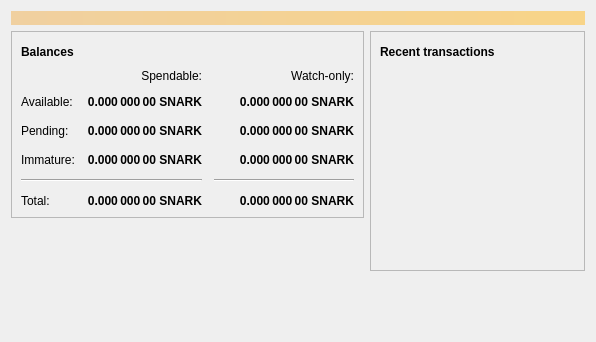
<?xml version="1.0" encoding="UTF-8"?>
<ui version="4.0">
 <class>OverviewPage</class>
 <widget class="QWidget" name="OverviewPage">
  <property name="geometry">
   <rect>
    <x>0</x>
    <y>0</y>
    <width>596</width>
    <height>342</height>
   </rect>
  </property>
  <property name="windowTitle">
   <string>Form</string>
  </property>
  <layout class="QVBoxLayout" name="topLayout">
   <item>
    <widget class="QLabel" name="labelAlerts">
     <property name="visible">
      <bool>false</bool>
     </property>
     <property name="styleSheet">
      <string notr="true">QLabel { background-color: qlineargradient(x1: 0, y1: 0, x2: 1, y2: 0, stop:0 #F0D0A0, stop:1 #F8D488); color:#000000; }</string>
     </property>
     <property name="wordWrap">
      <bool>true</bool>
     </property>
     <property name="margin">
      <number>3</number>
     </property>
     <property name="textInteractionFlags">
      <set>Qt::TextSelectableByMouse</set>
     </property>
    </widget>
   </item>
   <item>
    <layout class="QHBoxLayout" name="horizontalLayout" stretch="1,1">
     <item>
      <layout class="QVBoxLayout" name="verticalLayout_2">
       <item>
        <widget class="QFrame" name="frame">
         <property name="frameShape">
          <enum>QFrame::StyledPanel</enum>
         </property>
         <property name="frameShadow">
          <enum>QFrame::Raised</enum>
         </property>
         <layout class="QVBoxLayout" name="verticalLayout_4">
          <item>
           <layout class="QHBoxLayout" name="horizontalLayout_4">
            <item>
             <widget class="QLabel" name="label_5">
              <property name="font">
               <font>
                <weight>75</weight>
                <bold>true</bold>
               </font>
              </property>
              <property name="text">
               <string>Balances</string>
              </property>
             </widget>
            </item>
            <item>
             <widget class="QPushButton" name="labelWalletStatus">
              <property name="enabled">
               <bool>true</bool>
              </property>
              <property name="maximumSize">
               <size>
                <width>30</width>
                <height>16777215</height>
               </size>
              </property>
              <property name="toolTip">
               <string>The displayed information may be out of date. Your wallet automatically synchronizes with the Snarkcoin network after a connection is established, but this process has not completed yet.</string>
              </property>
              <property name="text">
               <string/>
              </property>
              <property name="icon">
               <iconset resource="../bitcoin.qrc">
                <normaloff>:/icons/warning</normaloff>
                <disabledoff>:/icons/warning</disabledoff>:/icons/warning</iconset>
              </property>
              <property name="iconSize">
               <size>
                <width>24</width>
                <height>24</height>
               </size>
              </property>
              <property name="flat">
               <bool>true</bool>
              </property>
             </widget>
            </item>
            <item>
             <spacer name="horizontalSpacer_3">
              <property name="orientation">
               <enum>Qt::Horizontal</enum>
              </property>
              <property name="sizeHint" stdset="0">
               <size>
                <width>40</width>
                <height>20</height>
               </size>
              </property>
             </spacer>
            </item>
           </layout>
          </item>
          <item>
           <layout class="QGridLayout" name="gridLayout">
            <property name="spacing">
             <number>12</number>
            </property>
            <item row="2" column="2">
             <widget class="QLabel" name="labelWatchPending">
              <property name="font">
               <font>
                <weight>75</weight>
                <bold>true</bold>
               </font>
              </property>
              <property name="cursor">
               <cursorShape>IBeamCursor</cursorShape>
              </property>
              <property name="toolTip">
               <string>Unconfirmed transactions to watch-only addresses</string>
              </property>
              <property name="text">
               <string notr="true">0.000 000 00 SNARK</string>
              </property>
              <property name="alignment">
               <set>Qt::AlignRight|Qt::AlignTrailing|Qt::AlignVCenter</set>
              </property>
              <property name="textInteractionFlags">
               <set>Qt::LinksAccessibleByMouse|Qt::TextSelectableByKeyboard|Qt::TextSelectableByMouse</set>
              </property>
             </widget>
            </item>
            <item row="2" column="1">
             <widget class="QLabel" name="labelUnconfirmed">
              <property name="font">
               <font>
                <weight>75</weight>
                <bold>true</bold>
               </font>
              </property>
              <property name="cursor">
               <cursorShape>IBeamCursor</cursorShape>
              </property>
              <property name="toolTip">
               <string>Total of transactions that have yet to be confirmed, and do not yet count toward the spendable balance</string>
              </property>
              <property name="text">
               <string notr="true">0.000 000 00 SNARK</string>
              </property>
              <property name="alignment">
               <set>Qt::AlignRight|Qt::AlignTrailing|Qt::AlignVCenter</set>
              </property>
              <property name="textInteractionFlags">
               <set>Qt::LinksAccessibleByMouse|Qt::TextSelectableByKeyboard|Qt::TextSelectableByMouse</set>
              </property>
             </widget>
            </item>
            <item row="3" column="2">
             <widget class="QLabel" name="labelWatchImmature">
              <property name="font">
               <font>
                <weight>75</weight>
                <bold>true</bold>
               </font>
              </property>
              <property name="cursor">
               <cursorShape>IBeamCursor</cursorShape>
              </property>
              <property name="toolTip">
               <string>Mined balance in watch-only addresses that has not yet matured</string>
              </property>
              <property name="text">
               <string notr="true">0.000 000 00 SNARK</string>
              </property>
              <property name="alignment">
               <set>Qt::AlignRight|Qt::AlignTrailing|Qt::AlignVCenter</set>
              </property>
              <property name="textInteractionFlags">
               <set>Qt::LinksAccessibleByMouse|Qt::TextSelectableByKeyboard|Qt::TextSelectableByMouse</set>
              </property>
             </widget>
            </item>
            <item row="4" column="0" colspan="2">
             <widget class="Line" name="line">
              <property name="orientation">
               <enum>Qt::Horizontal</enum>
              </property>
             </widget>
            </item>
            <item row="4" column="2">
             <widget class="Line" name="lineWatchBalance">
              <property name="sizePolicy">
               <sizepolicy hsizetype="Preferred" vsizetype="Fixed">
                <horstretch>0</horstretch>
                <verstretch>0</verstretch>
               </sizepolicy>
              </property>
              <property name="minimumSize">
               <size>
                <width>140</width>
                <height>0</height>
               </size>
              </property>
              <property name="orientation">
               <enum>Qt::Horizontal</enum>
              </property>
             </widget>
            </item>
            <item row="5" column="0">
             <widget class="QLabel" name="labelTotalText">
              <property name="text">
               <string>Total:</string>
              </property>
             </widget>
            </item>
            <item row="3" column="1">
             <widget class="QLabel" name="labelImmature">
              <property name="font">
               <font>
                <weight>75</weight>
                <bold>true</bold>
               </font>
              </property>
              <property name="cursor">
               <cursorShape>IBeamCursor</cursorShape>
              </property>
              <property name="toolTip">
               <string>Mined balance that has not yet matured</string>
              </property>
              <property name="text">
               <string notr="true">0.000 000 00 SNARK</string>
              </property>
              <property name="alignment">
               <set>Qt::AlignRight|Qt::AlignTrailing|Qt::AlignVCenter</set>
              </property>
              <property name="textInteractionFlags">
               <set>Qt::LinksAccessibleByMouse|Qt::TextSelectableByKeyboard|Qt::TextSelectableByMouse</set>
              </property>
             </widget>
            </item>
            <item row="2" column="3">
             <spacer name="horizontalSpacer_2">
              <property name="orientation">
               <enum>Qt::Horizontal</enum>
              </property>
              <property name="sizeHint" stdset="0">
               <size>
                <width>40</width>
                <height>20</height>
               </size>
              </property>
             </spacer>
            </item>
            <item row="3" column="0">
             <widget class="QLabel" name="labelImmatureText">
              <property name="text">
               <string>Immature:</string>
              </property>
             </widget>
            </item>
            <item row="5" column="1">
             <widget class="QLabel" name="labelTotal">
              <property name="font">
               <font>
                <weight>75</weight>
                <bold>true</bold>
               </font>
              </property>
              <property name="cursor">
               <cursorShape>IBeamCursor</cursorShape>
              </property>
              <property name="toolTip">
               <string>Your current total balance</string>
              </property>
              <property name="text">
               <string notr="true">0.000 000 00 SNARK</string>
              </property>
              <property name="alignment">
               <set>Qt::AlignRight|Qt::AlignTrailing|Qt::AlignVCenter</set>
              </property>
              <property name="textInteractionFlags">
               <set>Qt::LinksAccessibleByMouse|Qt::TextSelectableByKeyboard|Qt::TextSelectableByMouse</set>
              </property>
             </widget>
            </item>
            <item row="5" column="2">
             <widget class="QLabel" name="labelWatchTotal">
              <property name="font">
               <font>
                <weight>75</weight>
                <bold>true</bold>
               </font>
              </property>
              <property name="cursor">
               <cursorShape>IBeamCursor</cursorShape>
              </property>
              <property name="toolTip">
               <string>Current total balance in watch-only addresses</string>
              </property>
              <property name="text">
               <string notr="true">0.000 000 00 SNARK</string>
              </property>
              <property name="alignment">
               <set>Qt::AlignRight|Qt::AlignTrailing|Qt::AlignVCenter</set>
              </property>
              <property name="textInteractionFlags">
               <set>Qt::LinksAccessibleByMouse|Qt::TextSelectableByKeyboard|Qt::TextSelectableByMouse</set>
              </property>
             </widget>
            </item>
            <item row="0" column="2">
             <widget class="QLabel" name="labelWatchonly">
              <property name="text">
               <string>Watch-only:</string>
              </property>
              <property name="alignment">
               <set>Qt::AlignRight|Qt::AlignTrailing|Qt::AlignVCenter</set>
              </property>
             </widget>
            </item>
            <item row="1" column="0">
             <widget class="QLabel" name="labelBalanceText">
              <property name="text">
               <string>Available:</string>
              </property>
             </widget>
            </item>
            <item row="1" column="1">
             <widget class="QLabel" name="labelBalance">
              <property name="font">
               <font>
                <weight>75</weight>
                <bold>true</bold>
               </font>
              </property>
              <property name="cursor">
               <cursorShape>IBeamCursor</cursorShape>
              </property>
              <property name="toolTip">
               <string>Your current spendable balance</string>
              </property>
              <property name="text">
               <string notr="true">0.000 000 00 SNARK</string>
              </property>
              <property name="alignment">
               <set>Qt::AlignRight|Qt::AlignTrailing|Qt::AlignVCenter</set>
              </property>
              <property name="textInteractionFlags">
               <set>Qt::LinksAccessibleByMouse|Qt::TextSelectableByKeyboard|Qt::TextSelectableByMouse</set>
              </property>
             </widget>
            </item>
            <item row="1" column="2">
             <widget class="QLabel" name="labelWatchAvailable">
              <property name="font">
               <font>
                <weight>75</weight>
                <bold>true</bold>
               </font>
              </property>
              <property name="cursor">
               <cursorShape>IBeamCursor</cursorShape>
              </property>
              <property name="toolTip">
               <string>Your current balance in watch-only addresses</string>
              </property>
              <property name="text">
               <string notr="true">0.000 000 00 SNARK</string>
              </property>
              <property name="alignment">
               <set>Qt::AlignRight|Qt::AlignTrailing|Qt::AlignVCenter</set>
              </property>
              <property name="textInteractionFlags">
               <set>Qt::LinksAccessibleByMouse|Qt::TextSelectableByKeyboard|Qt::TextSelectableByMouse</set>
              </property>
             </widget>
            </item>
            <item row="2" column="0">
             <widget class="QLabel" name="labelPendingText">
              <property name="text">
               <string>Pending:</string>
              </property>
             </widget>
            </item>
            <item row="0" column="1">
             <widget class="QLabel" name="labelSpendable">
              <property name="text">
               <string>Spendable:</string>
              </property>
              <property name="alignment">
               <set>Qt::AlignRight|Qt::AlignTrailing|Qt::AlignVCenter</set>
              </property>
             </widget>
            </item>
           </layout>
          </item>
         </layout>
        </widget>
       </item>
       <item>
        <spacer name="verticalSpacer">
         <property name="orientation">
          <enum>Qt::Vertical</enum>
         </property>
         <property name="sizeHint" stdset="0">
          <size>
           <width>20</width>
           <height>40</height>
          </size>
         </property>
        </spacer>
       </item>
      </layout>
     </item>
     <item>
      <layout class="QVBoxLayout" name="verticalLayout_3">
       <item>
        <widget class="QFrame" name="frame_2">
         <property name="frameShape">
          <enum>QFrame::StyledPanel</enum>
         </property>
         <property name="frameShadow">
          <enum>QFrame::Raised</enum>
         </property>
         <layout class="QVBoxLayout" name="verticalLayout">
          <item>
           <layout class="QHBoxLayout" name="horizontalLayout_2">
            <item>
             <widget class="QLabel" name="label_4">
              <property name="font">
               <font>
                <weight>75</weight>
                <bold>true</bold>
               </font>
              </property>
              <property name="text">
               <string>Recent transactions</string>
              </property>
             </widget>
            </item>
            <item>
             <widget class="QPushButton" name="labelTransactionsStatus">
              <property name="enabled">
               <bool>true</bool>
              </property>
              <property name="maximumSize">
               <size>
                <width>30</width>
                <height>16777215</height>
               </size>
              </property>
              <property name="toolTip">
               <string>The displayed information may be out of date. Your wallet automatically synchronizes with the Snarkcoin network after a connection is established, but this process has not completed yet.</string>
              </property>
              <property name="text">
               <string/>
              </property>
              <property name="icon">
               <iconset resource="../bitcoin.qrc">
                <normaloff>:/icons/warning</normaloff>
                <disabledoff>:/icons/warning</disabledoff>:/icons/warning</iconset>
              </property>
              <property name="iconSize">
               <size>
                <width>24</width>
                <height>24</height>
               </size>
              </property>
              <property name="flat">
               <bool>true</bool>
              </property>
             </widget>
            </item>
            <item>
             <spacer name="horizontalSpacer">
              <property name="orientation">
               <enum>Qt::Horizontal</enum>
              </property>
              <property name="sizeHint" stdset="0">
               <size>
                <width>40</width>
                <height>20</height>
               </size>
              </property>
             </spacer>
            </item>
           </layout>
          </item>
          <item>
           <widget class="QListView" name="listTransactions">
            <property name="styleSheet">
             <string notr="true">QListView { background: transparent; }</string>
            </property>
            <property name="frameShape">
             <enum>QFrame::NoFrame</enum>
            </property>
            <property name="verticalScrollBarPolicy">
             <enum>Qt::ScrollBarAlwaysOff</enum>
            </property>
            <property name="horizontalScrollBarPolicy">
             <enum>Qt::ScrollBarAlwaysOff</enum>
            </property>
            <property name="selectionMode">
             <enum>QAbstractItemView::NoSelection</enum>
            </property>
           </widget>
          </item>
         </layout>
        </widget>
       </item>
       <item>
        <spacer name="verticalSpacer_2">
         <property name="orientation">
          <enum>Qt::Vertical</enum>
         </property>
         <property name="sizeHint" stdset="0">
          <size>
           <width>20</width>
           <height>40</height>
          </size>
         </property>
        </spacer>
       </item>
      </layout>
     </item>
    </layout>
   </item>
  </layout>
 </widget>
 <resources/>
 <connections/>
</ui>
